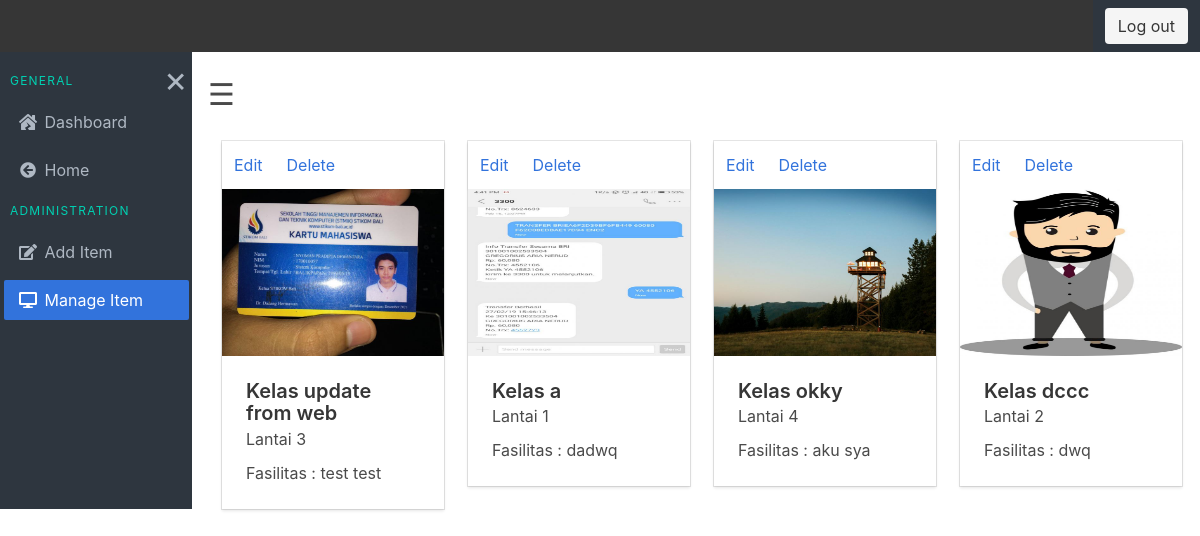
The app's page /admin/manage.php (signed in) with its own data.
### tables this page shows
CREATE TABLE `kelas` (
  `id` int(11) NOT NULL,
  `name` varchar(255) NOT NULL,
  `image` varchar(255) NOT NULL,
  `image2` varchar(255) NOT NULL,
  `video` varchar(255) NOT NULL,
  `date` varchar(255) DEFAULT NULL,
  `time` varchar(255) DEFAULT NULL,
  `fasilitas` text NOT NULL,
  `lantai` tinyint(4) NOT NULL,
  `duration` tinyint(4) DEFAULT NULL,
  `status` varchar(255) NOT NULL DEFAULT 'kosong',
  `user_id` int(11) DEFAULT NULL
);

### config/koneksi.php (called while the page is built)
<?php
function conn() {
    $mysqli = new mysqli('localhost', 'root', '', 'uas');
    $mysqli->set_charset('utf8');
    return $mysqli;
}
?>

### admin/manage.php (the view, shortened to what this page needs)
<?include_once("../layouts/header2.php");?>
<link rel="stylesheet" href="../css/main.css">
<link rel="stylesheet" href="../css/admin.css">
<div class="wrapper">
  <div class="columns">
    <aside id="mySidenav" class="column is-2 aside is-hidden-touch" style="overflow: hidden; transition: 5s;">
      <nav class="menu">
        <p class="menu-label">
          General
          <a href="javascript:void(0)" class="closebtn is-pulled-right" onclick="closeNav()">&times;</a>
        </p>
        <ul class="menu-list">
          <li><a href="/pak-wd/admin/"><span class="icon margin-icon"><i class="fas fa-house-damage"></i></span>
 Dashboard</a></li>
          <li><a href="/pak-wd/"><span class="icon margin-icon"><i class="fas fa-arrow-circle-left"></i></span> Home</a></li>
        </ul>
        <p class="menu-label">
          Administration
        </p>
        <ul class="menu-list">
          <li><a href="add.php"><span class="icon margin-icon"><i class="fa
s fa-edit"></i></span> Add Item</a></li>
          <li><a class="is-active"><span class="icon margin-icon"><i class="fa
s fa-desktop"></i></span> Manage Item</a></li>
        </ul>
      </nav>
    </aside>
     <main class="column main">
       <div class="nav-item is-hidden-touch">
         <span style="font-size:30px;cursor:pointer" onclick="openNav()">&#9776;</span>
       </div><br>
       <div class="dash">
        <div class="container">
          <div class="columns is-mobile is-multiline">
           <?php
           $result = mysqli_query(conn(),"select * from kelas");
           while($kelas = mysqli_fetch_array($result)){
           ?>
            <div class="column is-half-mobile is-half-tablet is-one-quarter-fullhd is-one-quarter-desktop is-one-quarter-fullhd">
              <div class="card">
                <header class="card-header">
                  <a href="edit-kelas.php?id=<?=$kelas['id']?>" class="card-header-icon">
                    Edit
                  </a>
                  <a class="delete_kelas card-header-icon" data-del="<?=$kelas['id']?>">
                    Delete
                  </a>
                </header>
                <div class="card-image">
                  <figure class="image is-4by3">
                    <img src="../image/kelas/<?=$kelas['image']?>" alt="Placeholder image">
                  </figure>
                </div>
                <div class="card-content">
                  <div class="media">
                    <div class="media-content">
                      <p class="title is-5">Kelas <?=$kelas['name']?></p>
                      <p class="subtitle is-6">Lantai <?=$kelas['lantai']?></p>
                    </div>
                  </div>
                  <div class="content">
                    Fasilitas : <?=$kelas['fasilitas']?>
                  </div>
                </div>
              </div>
            </div>
          <?php }?>
          </div>
        </div>
       </div>
     </main>
   </div>
 </div>

### layouts/header2.php (shortened to what this page needs)
<!DOCTYPE html>
<html lang="en">
<head>
  <link rel="stylesheet" href="/pak-wd/css/style.min.css">
  <link rel="stylesheet" href="/pak-wd/fontawesome/css/all.css">
</head>
<body>
<nav class="navbar is-dark" role="navigation" aria-label="main navigation">
  <div id="navbarBasicExample" class="navbar-menu">
    <div class="navbar-end">
      <div class="navbar-item">
        <div class="buttons">
          <?
            if(isset($_SESSION['status']) && $_SESSION['status'] === "login"){
              echo"
              <a href='/pak-wd/login/logout.php' class='button is-light'>
                Log out
              </a>";
            }else{
              echo"
              <a href='/pak-wd/login/login.php' class='button is-primary'>
                Log in
              </a>";
            }
          ?>
        </div>
      </div>
    </div>
  </div>
</nav>

### css/main.css (style rules this page uses)
.navbar { background:#2e363f }
.navbar-item { background-color:#2e363f;color:#afb8c3!important }
.aside { background:#2e363f;padding:2em .2em 0 1em }
.aside a { color:#afb8c3 }
.aside .menu-list li { margin-top:.5em }
.main { padding:2em 1em 0 }
.menu-label { color:#00d1b2;margin-left:.5em }

### css/admin.css (style rules this page uses)
.closebtn { margin-top: -20px; right: 25px; font-size: 36px; margin-left: 50px; }

### records on screen
kelas: image (picture), name "update from web", lantai "3", fasilitas "test test"
kelas: image (picture), name "a", lantai "1", fasilitas "dadwq"
kelas: image (picture), name "okky", lantai "4", fasilitas "aku sya"
kelas: image (picture), name "dccc", lantai "2", fasilitas "dwq"
